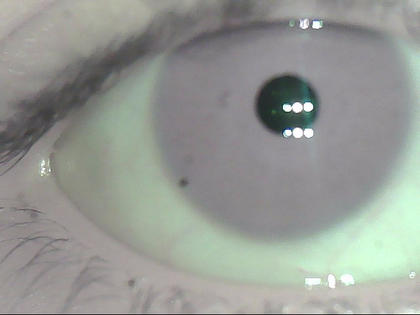
%> input picture t3.png, 420 x 315 px, shrunk from 640 x 480 before the run
$ octave test.m   (GNU Octave 9; MATLAB toolbox functions it lacks are replaced by stand-ins)
%> lines starting %> are read from the running program, lines starting %| are printed output that depends on the picture; in (x1, y1, x2, y2) boxes, pixels count from 0 and x2, y2 are one past the last pixel; in counts of white or black regions, pixels touching at a corner belong together; the program's own positions count from 1
clear; clc; close all;
im = imread('./t3.png');
%> im is the input picture: size 315x420x3 uint8; mean R, G, B 149.8, 152.8, 147.8
[h,w,~] = size(im);
%> h = 315; w = 420
gray = rgb2gray(im);
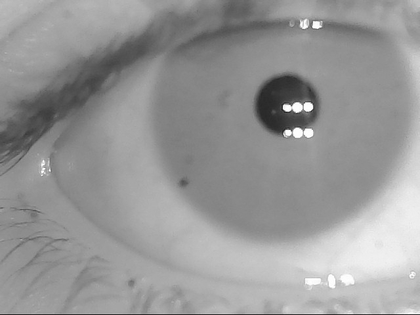
%> gray: size 315x420 uint8; min 33, max 255, mean 151.3
e = edge(gray,'canny',0.1);
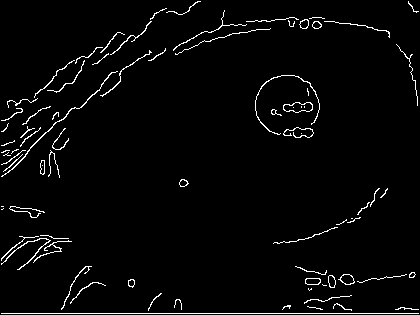
%> e: size 315x420 logical; 2.8% white in thin lines or dots
[y,x] = find(e==1);
%> y = 3764 values from 2 to 314; x = 3764 values from 2 to 419
% imshow(e)
avg = mean(im(:));
%> avg = 150.1
% 123 142
if avg <=131
    numOcclusion = 6;
else
    numOcclusion = 2;
end
imshow(e)

[centersDark, radiiDark] = imfindcircles(e, [30 80], 'ObjectPolarity', 'dark', 'Sensitivity', 1);
%> centersDark = 642 rows, first 12: [289 109; 36 280; 45 276; 105 300; 30 202; 60 287; 7 235; 89 61; 26 175; 86 58; 64 308; 89 155]; radiiDark = 642 values, max 79.57 at index 513, min 30 at index 349, mean 47.68
pupil_center = [centersDark(1,1), centersDark(1,2)];
%> pupil_center = [289 109]
pupil_rad = radiiDark(1);
%> pupil_rad = 31.82
offset = 10;

% [4 lines of commented-out code are left out]

for i = 1:size(y,1)
    dst = ( (pupil_center(1)-x(i))^2 ) + ( (pupil_center(2)-y(i))^2 );% - (pupil_rad^2);
    d = abs(sqrt(dst)-pupil_rad);
    if d <= offset
        for j = 1:3
            im(y(i),x(i),j) = 255;
        end
    end
end
%> this loop made 3764 passes
%> (dst, d) on passes 1 to 3: (82513, 255.4), (82898, 256.1), (83738, 257.6)
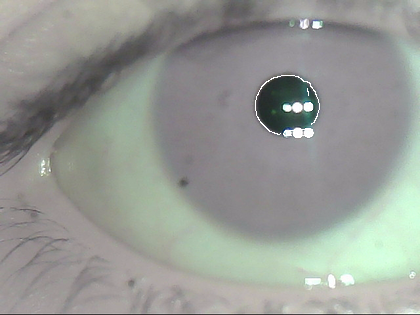
%> im: size 315x420x3 uint8; 0.21% of pixels changed, all inside (x1, y1, x2, y2) = (255, 75, 320, 138)

occlusionMask = [];
for i=pupil_center(2)-pupil_rad-15:pupil_center(2)+pupil_rad+15
    for j=pupil_center(1)-pupil_rad-offset:pupil_center(1)+pupil_rad+offset
        if gray(floor(i),floor(j)) >= 170
            occlusionMask = [occlusionMask; floor(i) floor(j)];
        end
    end
end
%> this loop made 94 passes
%> i on passes 1 to 12: 62.18, 63.18, 64.18, 65.18, 66.18, 67.18, 68.18, 69.18, 70.18, 71.18, 72.18, 73.18
%> after the loop, occlusionMask = 435 rows, first 12: [103 297; 103 298; 103 299; 103 306; 103 307; 103 308; 103 309; 103 310; 104 295; 104 296; 104 297; 104 298]
for i=1:size(occlusionMask,1)
        im(occlusionMask(i,1),occlusionMask(i,2),1) = 255;%im(pupil_center(2),pupil_center(1),1);
        im(occlusionMask(i,1),occlusionMask(i,2),2) = 0;%im(pupil_center(2),pupil_center(1),2);
        im(occlusionMask(i,1),occlusionMask(i,2),3) = 0;%im(pupil_center(2),pupil_center(1),3);
end
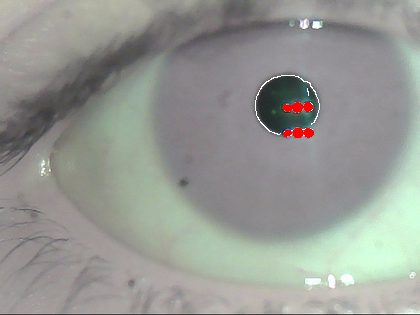
%> im: size 315x420x3 uint8; 0.33% of pixels changed, all inside (x1, y1, x2, y2) = (283, 102, 314, 138)
figure,
imshow(im)

$ run again, with t1.png copied over t3.png
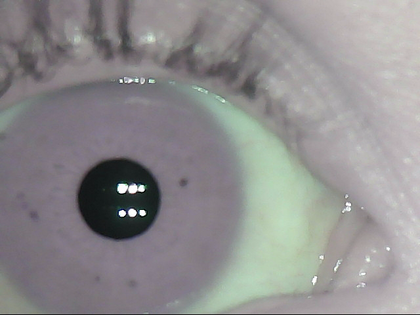
%> input picture t1.png, 420 x 315 px, shrunk from 640 x 480 before the run
%> im is the input picture: size 315x420x3 uint8; mean R, G, B 143, 141.4, 142.3
%> `e = edge(gray,'canny',0.1);`:
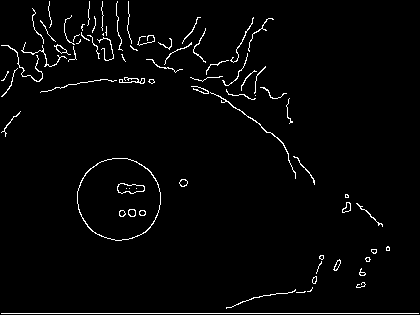
%> e: size 315x420 logical; 2.5% white in thin lines or dots
%> y = 3267 values from 2 to 314; x = 3267 values from 2 to 419
%> avg = 142.2
%> centersDark = 590 rows, first 12: [119 200; 163 10; 255 166; 212 43; 187 10; 83 39; 136 35; 87 46; 85 9; 135 45; 211 55; 278 99]; radiiDark = 590 values, max 79.95 at index 526, min 30 at index 466, mean 49.63
%> pupil_center = [119 200]
%> pupil_rad = 39.19
%> the loop `for i = 1:size(y,1)` made 3267 passes
%> (dst, d) on passes 1 to 3: (37405, 154.2), (27850, 127.7), (24298, 116.7)
%> the loop `for i=pupil_center(2)-pupil_rad-15:pupil_center(2)+pupil_rad+15` made 109 passes
%> i on passes 1 to 8: 145.8, 146.8, 147.8, 148.8, 149.8, 150.8, 151.8, 152.8
%> after the loop `for i=pupil_center(2)-pupil_rad-15:pupil_center(2)+pupil_rad+15`: occlusionMask = 297 rows, first 12: [185 120; 185 121; 185 122; 185 123; 185 124; 185 125; 185 126; 185 127; 185 135; 185 136; 186 120; 186 121]
%> after the loop `for i=1:size(occlusionMask,1)`:
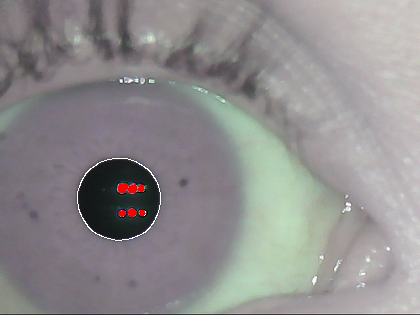
%> im: size 315x420x3 uint8; mean R, G, B 143.5, 141.3, 142.1
